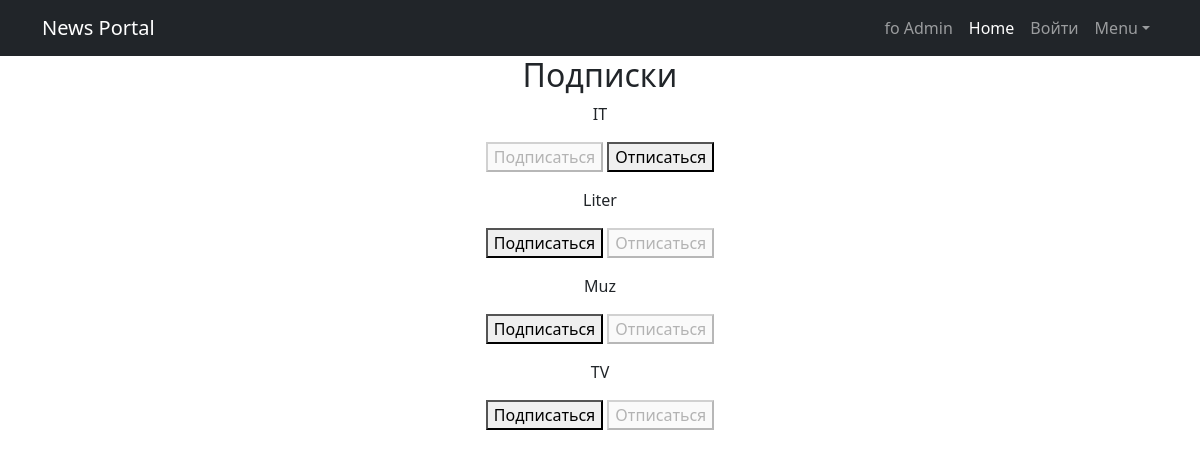
Screenshot of /subscriptions/ (signed in) with the database file from the repository.
### news/models.py (models this page shows, shortened)
class Category(models.Model):
    name = models.CharField(max_length=128, unique=True)

### subscriptions/views.py (the view, shortened to what this page needs)
# urls.py: path('subscriptions/', include('subscriptions.urls')),
@login_required
@csrf_protect
def subscriptions(request):
    categories_with_subscriptions = Category.objects.annotate(
        user_subscribed=Exists(Subscriber.objects.filter(user=request.user, category=OuterRef('pk')))).order_by('name')
    return render(request, 'subscriptions/subscriptions.html', {'categories': categories_with_subscriptions})

### news/templates/subscriptions/subscriptions.html (shortened to what this page needs)
{% extends 'flatpages/default.html' %}
{% block content %}
    <h2>Подписки</h2>
    {% for category in categories  %}
        <p>
            {{ category.name }}
            <form method="post">
                {% if category.user_subscribed %}
                    <button disabled>Подписаться</button>
                    <button name="action" value="unsubscribe">Отписаться</button>
                {% else %}
                    <button name="action" value="subscribe">Подписаться</button>
                    <button disabled>Отписаться</button>
                {% endif %}
            </form>
        </p>
    {% endfor %}
{% endblock content %}

### rows the page displays
Category: name "IT", shows "Подписаться"
Category: name "Liter", shows "Подписаться"
Category: name "Muz", shows "Подписаться"
Category: name "TV", shows "Подписаться"
